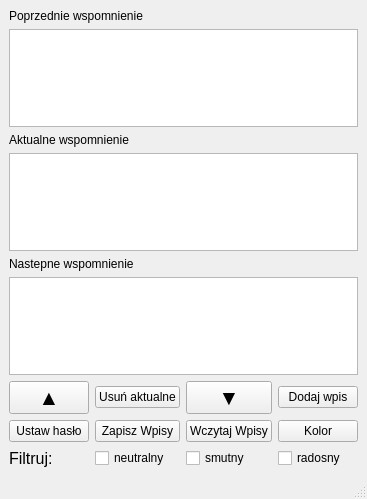
<?xml version="1.0" encoding="UTF-8"?>
<ui version="4.0">
 <class>MainWindow</class>
 <widget class="QMainWindow" name="MainWindow">
  <property name="geometry">
   <rect>
    <x>0</x>
    <y>0</y>
    <width>356</width>
    <height>499</height>
   </rect>
  </property>
  <property name="sizePolicy">
   <sizepolicy hsizetype="Preferred" vsizetype="Preferred">
    <horstretch>0</horstretch>
    <verstretch>0</verstretch>
   </sizepolicy>
  </property>
  <property name="minimumSize">
   <size>
    <width>0</width>
    <height>0</height>
   </size>
  </property>
  <property name="maximumSize">
   <size>
    <width>16777215</width>
    <height>16777215</height>
   </size>
  </property>
  <property name="windowTitle">
   <string>MainWindow</string>
  </property>
  <property name="autoFillBackground">
   <bool>false</bool>
  </property>
  <widget class="QWidget" name="centralwidget">
   <layout class="QGridLayout" name="gridLayout">
    <item row="0" column="0" colspan="2">
     <widget class="QLabel" name="label_4">
      <property name="text">
       <string>Poprzednie wspomnienie</string>
      </property>
     </widget>
    </item>
    <item row="3" column="0" colspan="4">
     <widget class="QTextEdit" name="txtSrodkowy">
      <property name="font">
       <font>
        <pointsize>10</pointsize>
       </font>
      </property>
      <property name="readOnly">
       <bool>true</bool>
      </property>
     </widget>
    </item>
    <item row="7" column="2">
     <widget class="QPushButton" name="btnWczytajWsp">
      <property name="text">
       <string>Wczytaj Wpisy</string>
      </property>
     </widget>
    </item>
    <item row="1" column="0" colspan="4">
     <widget class="QTextEdit" name="txtGorny">
      <property name="font">
       <font>
        <pointsize>10</pointsize>
       </font>
      </property>
      <property name="readOnly">
       <bool>true</bool>
      </property>
     </widget>
    </item>
    <item row="7" column="1">
     <widget class="QPushButton" name="btnZapiszWsp">
      <property name="text">
       <string>Zapisz Wpisy</string>
      </property>
     </widget>
    </item>
    <item row="5" column="0" colspan="4">
     <widget class="QTextEdit" name="txtDolny">
      <property name="font">
       <font>
        <pointsize>10</pointsize>
       </font>
      </property>
      <property name="readOnly">
       <bool>true</bool>
      </property>
     </widget>
    </item>
    <item row="7" column="0">
     <widget class="QPushButton" name="btnHaslo">
      <property name="text">
       <string>Ustaw hasło</string>
      </property>
     </widget>
    </item>
    <item row="6" column="3">
     <widget class="QPushButton" name="btnDodaj">
      <property name="text">
       <string>Dodaj wpis</string>
      </property>
     </widget>
    </item>
    <item row="6" column="2">
     <widget class="QPushButton" name="btnNastepne">
      <property name="font">
       <font>
        <pointsize>16</pointsize>
       </font>
      </property>
      <property name="text">
       <string>▼</string>
      </property>
     </widget>
    </item>
    <item row="7" column="3">
     <widget class="QPushButton" name="btnKolor">
      <property name="text">
       <string>Kolor</string>
      </property>
     </widget>
    </item>
    <item row="6" column="0">
     <widget class="QPushButton" name="btnPoprzednie">
      <property name="font">
       <font>
        <pointsize>16</pointsize>
       </font>
      </property>
      <property name="text">
       <string>▲</string>
      </property>
     </widget>
    </item>
    <item row="6" column="1">
     <widget class="QPushButton" name="btnUsun">
      <property name="text">
       <string>Usuń aktualne</string>
      </property>
     </widget>
    </item>
    <item row="2" column="0" colspan="2">
     <widget class="QLabel" name="label_3">
      <property name="text">
       <string>Aktualne wspomnienie</string>
      </property>
     </widget>
    </item>
    <item row="4" column="0" colspan="2">
     <widget class="QLabel" name="label_5">
      <property name="text">
       <string>Nastepne wspomnienie</string>
      </property>
     </widget>
    </item>
    <item row="9" column="2">
     <widget class="QCheckBox" name="chbSmutne">
      <property name="text">
       <string>smutny</string>
      </property>
     </widget>
    </item>
    <item row="9" column="1">
     <widget class="QCheckBox" name="chbNeutralne">
      <property name="text">
       <string>neutralny</string>
      </property>
     </widget>
    </item>
    <item row="9" column="3">
     <widget class="QCheckBox" name="chbRadosne">
      <property name="text">
       <string>radosny</string>
      </property>
     </widget>
    </item>
    <item row="9" column="0">
     <widget class="QLabel" name="label">
      <property name="font">
       <font>
        <pointsize>12</pointsize>
       </font>
      </property>
      <property name="text">
       <string>Filtruj:</string>
      </property>
     </widget>
    </item>
   </layout>
  </widget>
  <widget class="QMenuBar" name="menubar">
   <property name="geometry">
    <rect>
     <x>0</x>
     <y>0</y>
     <width>356</width>
     <height>20</height>
    </rect>
   </property>
  </widget>
  <widget class="QStatusBar" name="statusbar"/>
 </widget>
 <resources/>
 <connections/>
</ui>
